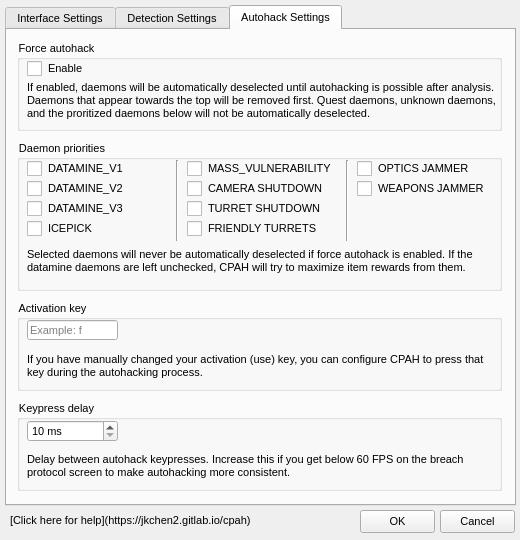
<?xml version="1.0" encoding="UTF-8"?>
<ui version="4.0">
 <class>Settings</class>
 <widget class="QWidget" name="Settings">
  <property name="geometry">
   <rect>
    <x>0</x>
    <y>0</y>
    <width>520</width>
    <height>540</height>
   </rect>
  </property>
  <property name="sizePolicy">
   <sizepolicy hsizetype="Fixed" vsizetype="Fixed">
    <horstretch>0</horstretch>
    <verstretch>0</verstretch>
   </sizepolicy>
  </property>
  <property name="styleSheet">
   <string notr="true">* {
	font-size: 11px;
}

QCheckBox::indicator {
     width: 15px;
     height: 15px;
}</string>
  </property>
  <widget class="QLabel" name="helpTextLabel">
   <property name="geometry">
    <rect>
     <x>10</x>
     <y>510</y>
     <width>341</width>
     <height>21</height>
    </rect>
   </property>
   <property name="text">
    <string>[Click here for help](https://jkchen2.gitlab.io/cpah)</string>
   </property>
   <property name="textFormat">
    <enum>Qt::MarkdownText</enum>
   </property>
   <property name="alignment">
    <set>Qt::AlignLeading|Qt::AlignLeft|Qt::AlignVCenter</set>
   </property>
   <property name="openExternalLinks">
    <bool>true</bool>
   </property>
  </widget>
  <widget class="QPushButton" name="cancelButton">
   <property name="geometry">
    <rect>
     <x>440</x>
     <y>510</y>
     <width>75</width>
     <height>23</height>
    </rect>
   </property>
   <property name="text">
    <string>Cancel</string>
   </property>
  </widget>
  <widget class="QPushButton" name="okButton">
   <property name="geometry">
    <rect>
     <x>360</x>
     <y>510</y>
     <width>75</width>
     <height>23</height>
    </rect>
   </property>
   <property name="text">
    <string>OK</string>
   </property>
  </widget>
  <widget class="QTabWidget" name="tabWidget">
   <property name="geometry">
    <rect>
     <x>5</x>
     <y>5</y>
     <width>511</width>
     <height>501</height>
    </rect>
   </property>
   <property name="styleSheet">
    <string notr="true"/>
   </property>
   <property name="currentIndex">
    <number>2</number>
   </property>
   <widget class="QWidget" name="interfaceTab">
    <attribute name="title">
     <string>Interface Settings</string>
    </attribute>
    <widget class="QGroupBox" name="groupBox">
     <property name="geometry">
      <rect>
       <x>10</x>
       <y>110</y>
       <width>485</width>
       <height>91</height>
      </rect>
     </property>
     <property name="title">
      <string>Beep notifications</string>
     </property>
     <widget class="QCheckBox" name="beepNotificationsCheckBox">
      <property name="geometry">
       <rect>
        <x>10</x>
        <y>20</y>
        <width>461</width>
        <height>17</height>
       </rect>
      </property>
      <property name="text">
       <string>Enable</string>
      </property>
     </widget>
     <widget class="QLabel" name="label_11">
      <property name="geometry">
       <rect>
        <x>10</x>
        <y>30</y>
        <width>471</width>
        <height>61</height>
       </rect>
      </property>
      <property name="text">
       <string>Beep notifications can be helpful if you only have one monitor. A beep followed by a higher pitched beep means success, while a beep followed by a lower pitched beep means failure.</string>
      </property>
      <property name="textFormat">
       <enum>Qt::AutoText</enum>
      </property>
      <property name="wordWrap">
       <bool>true</bool>
      </property>
     </widget>
    </widget>
    <widget class="QGroupBox" name="groupBox_3">
     <property name="geometry">
      <rect>
       <x>10</x>
       <y>210</y>
       <width>485</width>
       <height>91</height>
      </rect>
     </property>
     <property name="title">
      <string>Analysis hotkey</string>
     </property>
     <widget class="QLabel" name="label_2">
      <property name="geometry">
       <rect>
        <x>10</x>
        <y>40</y>
        <width>471</width>
        <height>51</height>
       </rect>
      </property>
      <property name="text">
       <string>This allows you to press a hotkey sequence to start analysis, which is useful if you want to keep the game focused. Clear the field to disable the hotkey.</string>
      </property>
      <property name="wordWrap">
       <bool>true</bool>
      </property>
     </widget>
     <widget class="QLineEdit" name="analysisHotkeyLineEdit">
      <property name="geometry">
       <rect>
        <x>10</x>
        <y>20</y>
        <width>466</width>
        <height>20</height>
       </rect>
      </property>
      <property name="placeholderText">
       <string>Example: control + shift + h</string>
      </property>
     </widget>
    </widget>
    <widget class="QGroupBox" name="groupBox_2">
     <property name="geometry">
      <rect>
       <x>10</x>
       <y>10</y>
       <width>485</width>
       <height>91</height>
      </rect>
     </property>
     <property name="title">
      <string>Automatic autohacking</string>
     </property>
     <widget class="QCheckBox" name="automaticAutohackingCheckBox">
      <property name="geometry">
       <rect>
        <x>10</x>
        <y>20</y>
        <width>70</width>
        <height>17</height>
       </rect>
      </property>
      <property name="text">
       <string>Enable</string>
      </property>
     </widget>
     <widget class="QLabel" name="label">
      <property name="geometry">
       <rect>
        <x>10</x>
        <y>30</y>
        <width>471</width>
        <height>61</height>
       </rect>
      </property>
      <property name="text">
       <string>This enables automatically starting the autohack after analysis if all found daemons can be solved within the limits of the user's buffer size, or if force autohacking is enabled.</string>
      </property>
      <property name="wordWrap">
       <bool>true</bool>
      </property>
     </widget>
    </widget>
    <widget class="QGroupBox" name="groupBox_11">
     <property name="geometry">
      <rect>
       <x>10</x>
       <y>310</y>
       <width>485</width>
       <height>91</height>
      </rect>
     </property>
     <property name="title">
      <string>Game focus delay</string>
     </property>
     <widget class="QSpinBox" name="focusDelaySpinBox">
      <property name="geometry">
       <rect>
        <x>10</x>
        <y>20</y>
        <width>91</width>
        <height>22</height>
       </rect>
      </property>
      <property name="suffix">
       <string> ms</string>
      </property>
      <property name="minimum">
       <number>50</number>
      </property>
      <property name="maximum">
       <number>10000</number>
      </property>
      <property name="singleStep">
       <number>50</number>
      </property>
      <property name="value">
       <number>400</number>
      </property>
     </widget>
     <widget class="QLabel" name="label_16">
      <property name="geometry">
       <rect>
        <x>10</x>
        <y>50</y>
        <width>471</width>
        <height>31</height>
       </rect>
      </property>
      <property name="text">
       <string>The amount of time CPAH will wait after trying to focus the game window before starting analysis or autohacking. Increase if it takes a long time to switch to the game window.</string>
      </property>
      <property name="wordWrap">
       <bool>true</bool>
      </property>
     </widget>
    </widget>
   </widget>
   <widget class="QWidget" name="detectionTab">
    <attribute name="title">
     <string>Detection Settings</string>
    </attribute>
    <widget class="QGroupBox" name="groupBox_4">
     <property name="geometry">
      <rect>
       <x>10</x>
       <y>10</y>
       <width>485</width>
       <height>91</height>
      </rect>
     </property>
     <property name="title">
      <string>Buffer size override</string>
     </property>
     <widget class="QSpinBox" name="bufferSizeOverrideSpinBox">
      <property name="geometry">
       <rect>
        <x>10</x>
        <y>20</y>
        <width>51</width>
        <height>22</height>
       </rect>
      </property>
      <property name="maximum">
       <number>10</number>
      </property>
     </widget>
     <widget class="QLabel" name="label_3">
      <property name="geometry">
       <rect>
        <x>10</x>
        <y>40</y>
        <width>461</width>
        <height>51</height>
       </rect>
      </property>
      <property name="text">
       <string>Automatic buffer size detection can be wonky if you are not playing at 1080p. Setting this to a non-zero value will override detection and run analysis based on this specified buffer size.</string>
      </property>
      <property name="wordWrap">
       <bool>true</bool>
      </property>
     </widget>
    </widget>
    <widget class="QGroupBox" name="groupBox_6">
     <property name="geometry">
      <rect>
       <x>10</x>
       <y>110</y>
       <width>485</width>
       <height>161</height>
      </rect>
     </property>
     <property name="title">
      <string>Detection thresholds</string>
     </property>
     <widget class="QDoubleSpinBox" name="coreTextSpinBox">
      <property name="geometry">
       <rect>
        <x>420</x>
        <y>20</y>
        <width>51</width>
        <height>22</height>
       </rect>
      </property>
      <property name="minimum">
       <double>0.100000000000000</double>
      </property>
      <property name="maximum">
       <double>0.990000000000000</double>
      </property>
      <property name="singleStep">
       <double>0.100000000000000</double>
      </property>
     </widget>
     <widget class="QLabel" name="label_5">
      <property name="geometry">
       <rect>
        <x>10</x>
        <y>20</y>
        <width>401</width>
        <height>21</height>
       </rect>
      </property>
      <property name="text">
       <string>Core text elements (&quot;BREACH TIME REMAINING&quot;, &quot;BUFFER&quot;, etc.)</string>
      </property>
      <property name="alignment">
       <set>Qt::AlignRight|Qt::AlignTrailing|Qt::AlignVCenter</set>
      </property>
     </widget>
     <widget class="QLabel" name="label_6">
      <property name="geometry">
       <rect>
        <x>250</x>
        <y>50</y>
        <width>161</width>
        <height>21</height>
       </rect>
      </property>
      <property name="text">
       <string>Buffer boxes</string>
      </property>
      <property name="alignment">
       <set>Qt::AlignRight|Qt::AlignTrailing|Qt::AlignVCenter</set>
      </property>
     </widget>
     <widget class="QDoubleSpinBox" name="bufferBoxesSpinBox">
      <property name="geometry">
       <rect>
        <x>420</x>
        <y>50</y>
        <width>51</width>
        <height>22</height>
       </rect>
      </property>
      <property name="minimum">
       <double>0.100000000000000</double>
      </property>
      <property name="maximum">
       <double>0.990000000000000</double>
      </property>
      <property name="singleStep">
       <double>0.100000000000000</double>
      </property>
     </widget>
     <widget class="QDoubleSpinBox" name="matrixCodesSpinBox">
      <property name="geometry">
       <rect>
        <x>180</x>
        <y>50</y>
        <width>51</width>
        <height>22</height>
       </rect>
      </property>
      <property name="minimum">
       <double>0.100000000000000</double>
      </property>
      <property name="maximum">
       <double>0.990000000000000</double>
      </property>
      <property name="singleStep">
       <double>0.100000000000000</double>
      </property>
     </widget>
     <widget class="QLabel" name="label_7">
      <property name="geometry">
       <rect>
        <x>10</x>
        <y>50</y>
        <width>161</width>
        <height>21</height>
       </rect>
      </property>
      <property name="text">
       <string>Matrix codes</string>
      </property>
      <property name="alignment">
       <set>Qt::AlignRight|Qt::AlignTrailing|Qt::AlignVCenter</set>
      </property>
     </widget>
     <widget class="Line" name="line">
      <property name="geometry">
       <rect>
        <x>230</x>
        <y>50</y>
        <width>21</width>
        <height>51</height>
       </rect>
      </property>
      <property name="orientation">
       <enum>Qt::Vertical</enum>
      </property>
     </widget>
     <widget class="QDoubleSpinBox" name="daemonSequenceSpinBox">
      <property name="geometry">
       <rect>
        <x>180</x>
        <y>80</y>
        <width>51</width>
        <height>22</height>
       </rect>
      </property>
      <property name="minimum">
       <double>0.100000000000000</double>
      </property>
      <property name="maximum">
       <double>0.990000000000000</double>
      </property>
      <property name="singleStep">
       <double>0.100000000000000</double>
      </property>
     </widget>
     <widget class="QDoubleSpinBox" name="daemonNamesSpinBox">
      <property name="geometry">
       <rect>
        <x>420</x>
        <y>80</y>
        <width>51</width>
        <height>22</height>
       </rect>
      </property>
      <property name="minimum">
       <double>0.100000000000000</double>
      </property>
      <property name="maximum">
       <double>0.990000000000000</double>
      </property>
      <property name="singleStep">
       <double>0.100000000000000</double>
      </property>
     </widget>
     <widget class="QLabel" name="label_8">
      <property name="geometry">
       <rect>
        <x>10</x>
        <y>80</y>
        <width>161</width>
        <height>21</height>
       </rect>
      </property>
      <property name="text">
       <string>Daemon sequence codes</string>
      </property>
      <property name="alignment">
       <set>Qt::AlignRight|Qt::AlignTrailing|Qt::AlignVCenter</set>
      </property>
     </widget>
     <widget class="QLabel" name="label_9">
      <property name="geometry">
       <rect>
        <x>250</x>
        <y>80</y>
        <width>161</width>
        <height>21</height>
       </rect>
      </property>
      <property name="text">
       <string>Daemon names</string>
      </property>
      <property name="alignment">
       <set>Qt::AlignRight|Qt::AlignTrailing|Qt::AlignVCenter</set>
      </property>
     </widget>
     <widget class="QLabel" name="label_10">
      <property name="geometry">
       <rect>
        <x>10</x>
        <y>100</y>
        <width>461</width>
        <height>61</height>
       </rect>
      </property>
      <property name="text">
       <string>These are detection thresholds that will be used to parse out certain elements on the breach protocol screen. If you are playing the game at a resolution smaller than 1080p (1920 x 1080), you may need to decrease some of these threshold values.</string>
      </property>
      <property name="wordWrap">
       <bool>true</bool>
      </property>
     </widget>
    </widget>
    <widget class="QGroupBox" name="groupBox_8">
     <property name="geometry">
      <rect>
       <x>10</x>
       <y>280</y>
       <width>485</width>
       <height>91</height>
      </rect>
     </property>
     <property name="title">
      <string>Detection language</string>
     </property>
     <widget class="QComboBox" name="detectionLanguageComboBox">
      <property name="geometry">
       <rect>
        <x>10</x>
        <y>20</y>
        <width>141</width>
        <height>22</height>
       </rect>
      </property>
     </widget>
     <widget class="QLabel" name="label_13">
      <property name="geometry">
       <rect>
        <x>10</x>
        <y>50</y>
        <width>461</width>
        <height>31</height>
       </rect>
      </property>
      <property name="text">
       <string>If Cyberpunk is running in a different language, select it here if available (only supported languages are shown).</string>
      </property>
      <property name="wordWrap">
       <bool>true</bool>
      </property>
     </widget>
    </widget>
   </widget>
   <widget class="QWidget" name="autohackTab">
    <attribute name="title">
     <string>Autohack Settings</string>
    </attribute>
    <widget class="QGroupBox" name="groupBox_5">
     <property name="geometry">
      <rect>
       <x>10</x>
       <y>370</y>
       <width>485</width>
       <height>91</height>
      </rect>
     </property>
     <property name="title">
      <string>Keypress delay</string>
     </property>
     <widget class="QSpinBox" name="autohackKeypressDelaySpinBox">
      <property name="geometry">
       <rect>
        <x>10</x>
        <y>20</y>
        <width>91</width>
        <height>22</height>
       </rect>
      </property>
      <property name="suffix">
       <string> ms</string>
      </property>
      <property name="minimum">
       <number>10</number>
      </property>
      <property name="maximum">
       <number>100</number>
      </property>
     </widget>
     <widget class="QLabel" name="label_4">
      <property name="geometry">
       <rect>
        <x>10</x>
        <y>40</y>
        <width>471</width>
        <height>51</height>
       </rect>
      </property>
      <property name="text">
       <string>Delay between autohack keypresses. Increase this if you get below 60 FPS on the breach protocol screen to make autohacking more consistent.</string>
      </property>
      <property name="wordWrap">
       <bool>true</bool>
      </property>
     </widget>
    </widget>
    <widget class="QGroupBox" name="groupBox_7">
     <property name="geometry">
      <rect>
       <x>10</x>
       <y>270</y>
       <width>485</width>
       <height>91</height>
      </rect>
     </property>
     <property name="title">
      <string>Activation key</string>
     </property>
     <widget class="QLabel" name="label_12">
      <property name="geometry">
       <rect>
        <x>10</x>
        <y>50</y>
        <width>461</width>
        <height>31</height>
       </rect>
      </property>
      <property name="text">
       <string>If you have manually changed your activation (use) key, you can configure CPAH to press that key during the autohacking process.</string>
      </property>
      <property name="wordWrap">
       <bool>true</bool>
      </property>
     </widget>
     <widget class="QLineEdit" name="activationKeyLineEdit">
      <property name="geometry">
       <rect>
        <x>10</x>
        <y>20</y>
        <width>91</width>
        <height>20</height>
       </rect>
      </property>
      <property name="placeholderText">
       <string>Example: f</string>
      </property>
     </widget>
    </widget>
    <widget class="QGroupBox" name="groupBox_9">
     <property name="geometry">
      <rect>
       <x>10</x>
       <y>10</y>
       <width>485</width>
       <height>91</height>
      </rect>
     </property>
     <property name="title">
      <string>Force autohack</string>
     </property>
     <widget class="QCheckBox" name="forceAutohackCheckBox">
      <property name="geometry">
       <rect>
        <x>10</x>
        <y>20</y>
        <width>70</width>
        <height>17</height>
       </rect>
      </property>
      <property name="text">
       <string>Enable</string>
      </property>
     </widget>
     <widget class="QLabel" name="label_14">
      <property name="geometry">
       <rect>
        <x>10</x>
        <y>40</y>
        <width>471</width>
        <height>41</height>
       </rect>
      </property>
      <property name="text">
       <string>If enabled, daemons will be automatically deselected until autohacking is possible after analysis. Daemons that appear towards the top will be removed first. Quest daemons, unknown daemons, and the proritized daemons below will not be automatically deselected.</string>
      </property>
      <property name="wordWrap">
       <bool>true</bool>
      </property>
     </widget>
    </widget>
    <widget class="QGroupBox" name="groupBox_10">
     <property name="geometry">
      <rect>
       <x>10</x>
       <y>110</y>
       <width>485</width>
       <height>151</height>
      </rect>
     </property>
     <property name="title">
      <string>Daemon priorities</string>
     </property>
     <widget class="QCheckBox" name="keepDatamine1CheckBox">
      <property name="geometry">
       <rect>
        <x>10</x>
        <y>20</y>
        <width>131</width>
        <height>17</height>
       </rect>
      </property>
      <property name="text">
       <string>DATAMINE_V1</string>
      </property>
     </widget>
     <widget class="QCheckBox" name="keepDatamine2CheckBox">
      <property name="geometry">
       <rect>
        <x>10</x>
        <y>40</y>
        <width>131</width>
        <height>17</height>
       </rect>
      </property>
      <property name="text">
       <string>DATAMINE_V2</string>
      </property>
     </widget>
     <widget class="QCheckBox" name="keepDatamine3CheckBox">
      <property name="geometry">
       <rect>
        <x>10</x>
        <y>60</y>
        <width>131</width>
        <height>17</height>
       </rect>
      </property>
      <property name="text">
       <string>DATAMINE_V3</string>
      </property>
     </widget>
     <widget class="Line" name="line_2">
      <property name="geometry">
       <rect>
        <x>150</x>
        <y>20</y>
        <width>21</width>
        <height>81</height>
       </rect>
      </property>
      <property name="orientation">
       <enum>Qt::Vertical</enum>
      </property>
     </widget>
     <widget class="QCheckBox" name="keepIcepickCheckBox">
      <property name="geometry">
       <rect>
        <x>10</x>
        <y>80</y>
        <width>131</width>
        <height>17</height>
       </rect>
      </property>
      <property name="text">
       <string>ICEPICK</string>
      </property>
     </widget>
     <widget class="QCheckBox" name="keepMassVulnerabilityCheckBox">
      <property name="geometry">
       <rect>
        <x>170</x>
        <y>20</y>
        <width>151</width>
        <height>17</height>
       </rect>
      </property>
      <property name="text">
       <string>MASS_VULNERABILITY</string>
      </property>
     </widget>
     <widget class="QCheckBox" name="keepCameraShutdownCheckBox">
      <property name="geometry">
       <rect>
        <x>170</x>
        <y>40</y>
        <width>151</width>
        <height>17</height>
       </rect>
      </property>
      <property name="text">
       <string>CAMERA SHUTDOWN</string>
      </property>
     </widget>
     <widget class="Line" name="line_3">
      <property name="geometry">
       <rect>
        <x>320</x>
        <y>20</y>
        <width>21</width>
        <height>81</height>
       </rect>
      </property>
      <property name="orientation">
       <enum>Qt::Vertical</enum>
      </property>
     </widget>
     <widget class="QCheckBox" name="keepTurretShutdownCheckBox">
      <property name="geometry">
       <rect>
        <x>170</x>
        <y>60</y>
        <width>151</width>
        <height>17</height>
       </rect>
      </property>
      <property name="text">
       <string>TURRET SHUTDOWN</string>
      </property>
     </widget>
     <widget class="QCheckBox" name="keepFriendlyTurretsCheckBox">
      <property name="geometry">
       <rect>
        <x>170</x>
        <y>80</y>
        <width>151</width>
        <height>17</height>
       </rect>
      </property>
      <property name="text">
       <string>FRIENDLY TURRETS</string>
      </property>
     </widget>
     <widget class="QLabel" name="label_15">
      <property name="geometry">
       <rect>
        <x>10</x>
        <y>100</y>
        <width>471</width>
        <height>41</height>
       </rect>
      </property>
      <property name="text">
       <string>Selected daemons will never be automatically deselected if force autohack is enabled. If the datamine daemons are left unchecked, CPAH will try to maximize item rewards from them.</string>
      </property>
      <property name="wordWrap">
       <bool>true</bool>
      </property>
     </widget>
     <widget class="QCheckBox" name="keepOpticsJammerCheckBox">
      <property name="geometry">
       <rect>
        <x>340</x>
        <y>20</y>
        <width>131</width>
        <height>17</height>
       </rect>
      </property>
      <property name="text">
       <string>OPTICS JAMMER</string>
      </property>
     </widget>
     <widget class="QCheckBox" name="keepWeaponsJammerCheckBox">
      <property name="geometry">
       <rect>
        <x>340</x>
        <y>40</y>
        <width>131</width>
        <height>17</height>
       </rect>
      </property>
      <property name="text">
       <string>WEAPONS JAMMER</string>
      </property>
     </widget>
    </widget>
   </widget>
  </widget>
 </widget>
 <resources/>
 <connections/>
</ui>
